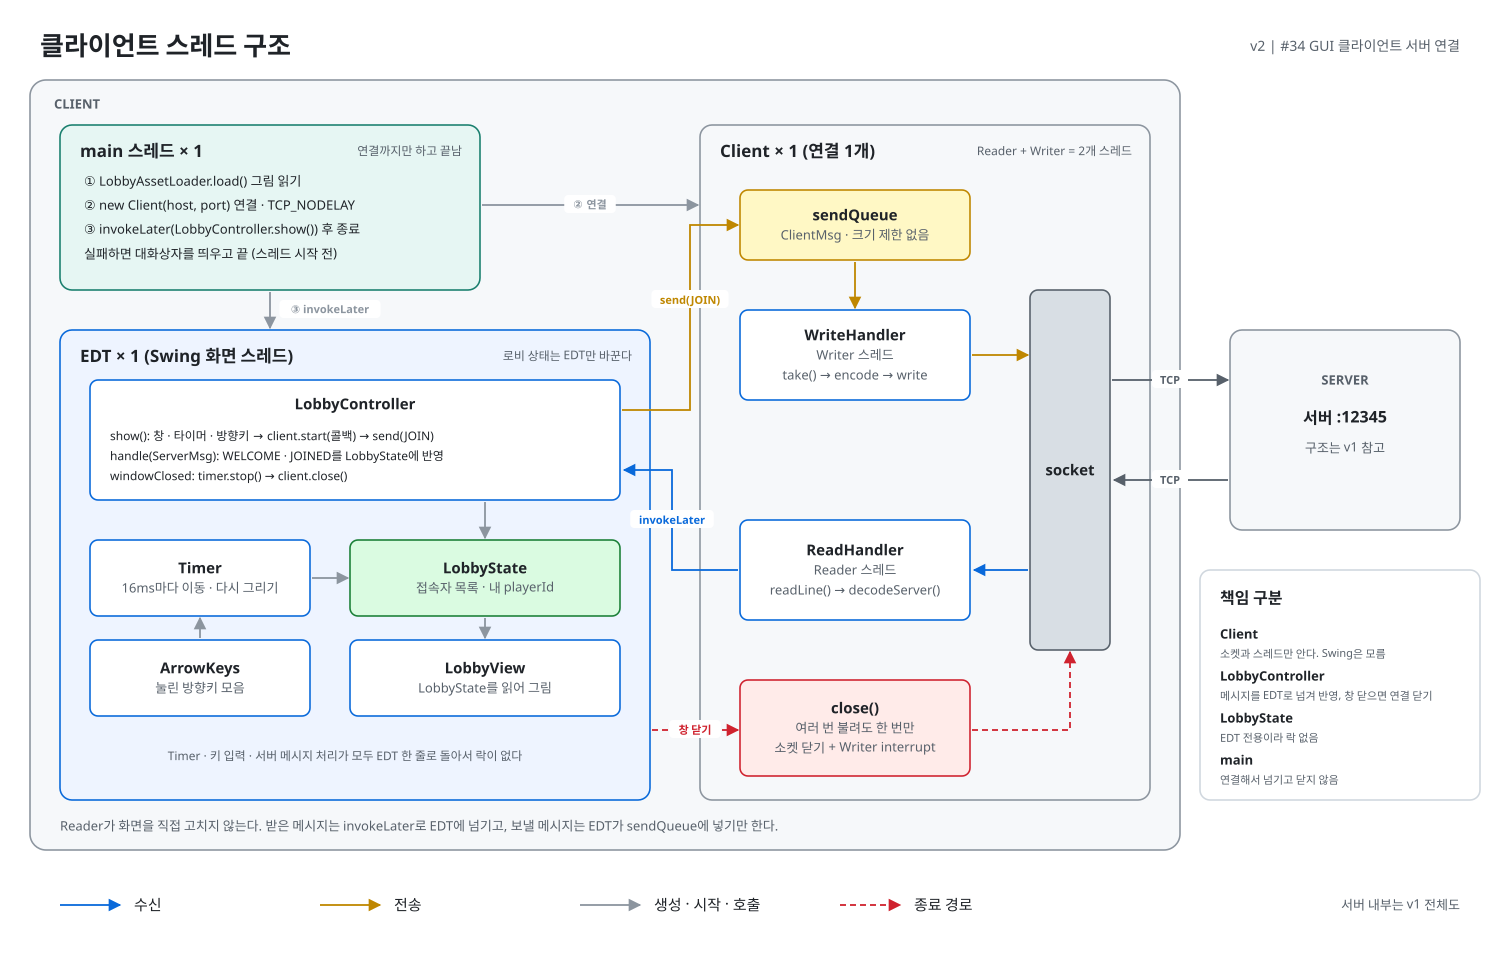

This figure's Python source:
"""v2 클라이언트 전체도. 실행하면 같은 디렉터리에 overview.svg를 만든다.

python docs/thread-diagram/v2/overview.py
"""

import sys
from pathlib import Path

HERE = Path(__file__).resolve().parent
sys.path.insert(0, str(HERE.parent))  # svg.py 위치
from svg import Diagram

d = Diagram(1500, 960)

d.text(40, 46, "클라이언트 스레드 구조", size=26, weight=700, anchor="start")
d.text(1460, 46, "v2  |  #34 GUI 클라이언트 서버 연결", size=14, weight=400, color="#57606a", anchor="end")

# 클라이언트 프로세스
d.rect(30, 80, 1150, 770, "process", r=16)
d.text(54, 104, "CLIENT", size=13, weight=700, color="#57606a", anchor="start")

# main 스레드
d.panel(60, 125, 420, 165, "main", "main 스레드 × 1", "연결까지만 하고 끝남")
d.lines(84, 182, [
    "① LobbyAssetLoader.load()  그림 읽기",
    "② new Client(host, port)  연결 · TCP_NODELAY",
    "③ invokeLater(LobbyController.show())  후 종료",
    "실패하면 대화상자를 띄우고 끝 (스레드 시작 전)",
], size=13, gap=24)

# EDT
d.panel(60, 330, 590, 470, "edt", "EDT × 1  (Swing 화면 스레드)", "로비 상태는 EDT만 바꾼다")
d.rect(90, 380, 530, 120, "thread")
d.text(355, 404, "LobbyController", weight=600)
d.lines(110, 436, [
    "show(): 창 · 타이머 · 방향키 → client.start(콜백) → send(JOIN)",
    "handle(ServerMsg): WELCOME · JOINED를 LobbyState에 반영",
    "windowClosed: timer.stop() → client.close()",
], size=12, gap=20)
d.node(90, 540, 220, 76, "thread", ["Timer", "16ms마다 이동 · 다시 그리기"])
d.node(90, 640, 220, 76, "thread", ["ArrowKeys", "눌린 방향키 모음"])
d.node(350, 540, 270, 76, "loop", ["LobbyState", "접속자 목록 · 내 playerId"])
d.node(350, 640, 270, 76, "thread", ["LobbyView", "LobbyState를 읽어 그림"])
d.arrow([(312, 578), (348, 578)], "make")
d.arrow([(200, 638), (200, 618)], "make")
d.arrow([(485, 618), (485, 638)], "make")
d.arrow([(485, 502), (485, 538)], "make")
d.text(345, 756, "Timer · 키 입력 · 서버 메시지 처리가 모두 EDT 한 줄로 돌아서 락이 없다",
       size=12, weight=400, color="#57606a")

# Client: 연결 1개
d.panel(700, 125, 450, 675, "process", "Client × 1  (연결 1개)", "Reader + Writer = 2개 스레드")
d.node(740, 190, 230, 70, "queue", ["sendQueue", "ClientMsg · 크기 제한 없음"])
d.node(740, 310, 230, 90, "thread", ["WriteHandler", "Writer 스레드", "take() → encode → write"])
d.node(740, 520, 230, 100, "thread", ["ReadHandler", "Reader 스레드", "readLine() → decodeServer()"])
d.node(740, 680, 230, 96, "close", ["close()", "여러 번 불려도 한 번만", "소켓 닫기 + Writer interrupt"])
d.node(1030, 290, 80, 360, "socket", ["socket"])

# 서버
d.rect(1230, 330, 230, 200, "process", r=12)
d.text(1345, 380, "SERVER", size=13, weight=700, color="#57606a")
d.text(1345, 418, "서버 :12345", size=16, weight=600)
d.text(1345, 448, "구조는 v1 참고", size=13, weight=400, color="#57606a")

# 생성 · 시작
d.arrow([(482, 205), (698, 205)], "make", "② 연결", (590, 205))
d.arrow([(270, 292), (270, 328)], "make", "③ invokeLater", (330, 310))

# 보내는 길: EDT → sendQueue → Writer → socket → 서버
d.arrow([(622, 410), (690, 410), (690, 225), (738, 225)], "send", "send(JOIN)", (690, 300))
d.arrow([(855, 262), (855, 308)], "send")
d.arrow([(972, 355), (1028, 355)], "send")
d.arrow([(1112, 380), (1228, 380)], "tcp", "TCP", (1170, 380))

# 받는 길: 서버 → socket → Reader → invokeLater → EDT
d.arrow([(1228, 480), (1114, 480)], "tcp", "TCP", (1170, 480))
d.arrow([(1028, 570), (974, 570)], "recv")
d.arrow([(738, 570), (672, 570), (672, 470), (624, 470)], "recv", "invokeLater", (672, 520))

# 종료 경로
d.arrow([(652, 730), (738, 730)], "close", "창 닫기", (695, 730))
d.arrow([(972, 730), (1070, 730), (1070, 652)], "close")

# 책임 구분
d.rect(1200, 570, 280, 230, "note", r=10)
d.text(1220, 598, "책임 구분", size=16, weight=700, anchor="start")
for i, (head, body) in enumerate([
    ("Client", "소켓과 스레드만 안다. Swing은 모름"),
    ("LobbyController", "메시지를 EDT로 넘겨 반영, 창 닫으면 연결 닫기"),
    ("LobbyState", "EDT 전용이라 락 없음"),
    ("main", "연결해서 넘기고 닫지 않음"),
]):
    d.text(1220, 634 + i * 42, head, size=13, weight=700, anchor="start")
    d.text(1220, 654 + i * 42, body, size=11, weight=400, color="#57606a", anchor="start")

d.text(60, 826, "Reader가 화면을 직접 고치지 않는다. 받은 메시지는 invokeLater로 EDT에 넘기고, 보낼 메시지는 EDT가 sendQueue에 넣기만 한다.",
       size=13, weight=400, color="#57606a", anchor="start")

# 범례
for i, (kind, label) in enumerate([("recv", "수신"), ("send", "전송"), ("make", "생성 · 시작 · 호출"), ("close", "종료 경로")]):
    x = 60 + i * 260
    d.arrow([(x, 905), (x + 60, 905)], kind)
    d.text(x + 74, 905, label, size=15, weight=500, anchor="start")
d.text(1460, 905, "서버 내부는 v1 전체도", size=13, weight=400, color="#57606a", anchor="end")

d.save(HERE / "overview.svg")
